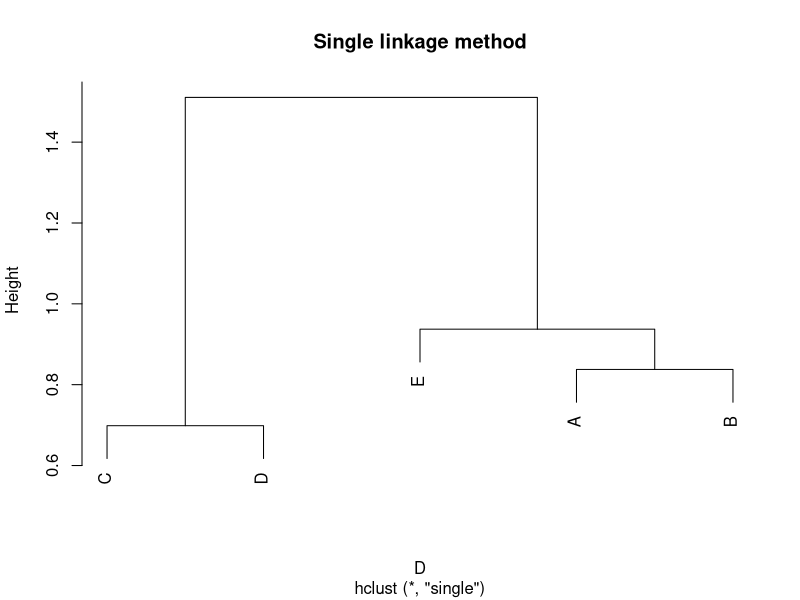
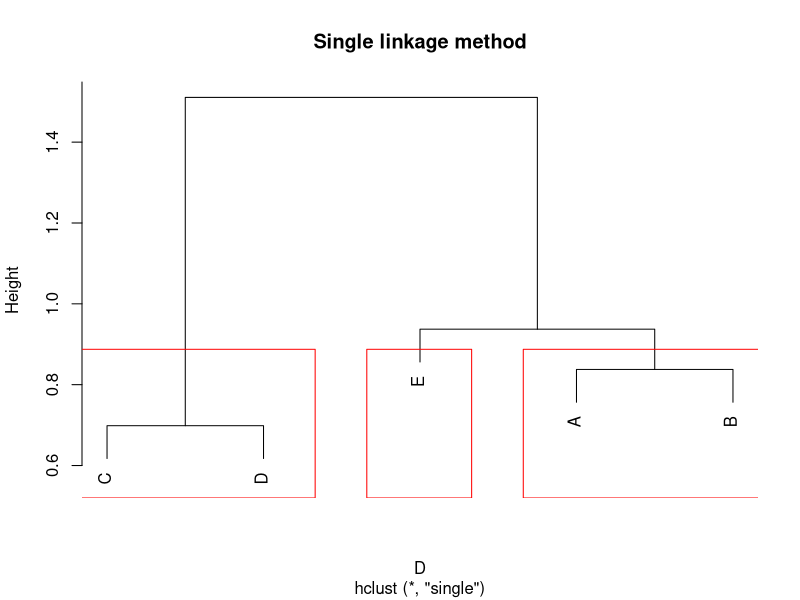

Write the R code that produced these figures, in order.
########################
# CLUSTER ANALYSIS 01 
########################

# prepare data
x <- c(2, 2, 8, 10, 5)
y <- c(6, 8, 2, 3, 5)
dat <- cbind.data.frame(x, y)
dat

# add row names A, B, C, D, E
rownames(dat) <- LETTERS[1:5]
dat

# create distance matrix 
# (euclidean by default)
D <- dist(scale(dat))
D
?dist

# hierachical CA, single linkage method
hc <- hclust(D, method = "single")
hc

# dendrogram
plot(hc, main = "Single linkage method")

# dendrogram and 3 clusters
plot(hc, main = "Single linkage method")
rect.hclust(hc, k = 3, border = "red")

# explore hclust object
hc$height
hc$method
hc$order
